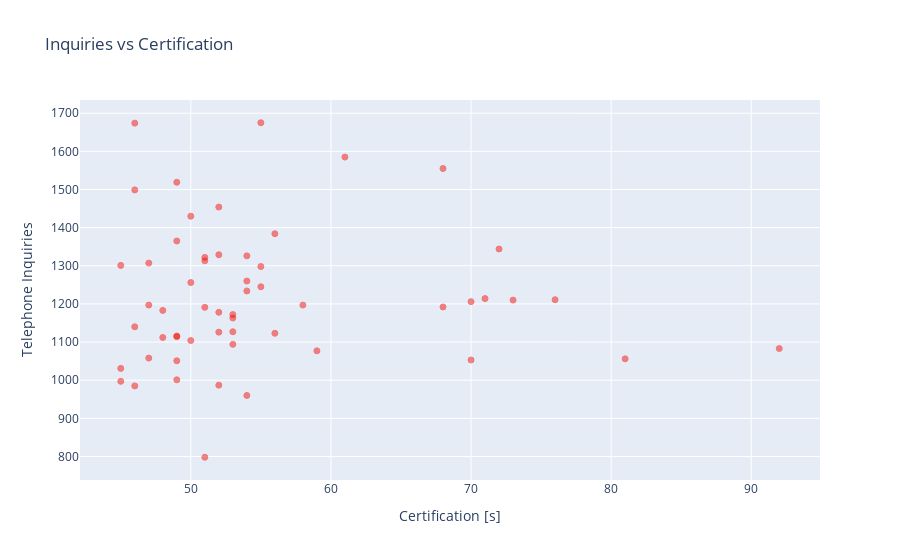

Notebook source saved alongside this figure:
### Code cell
# Let's plot the blood sugar levels(glucose) against age. 
# The age is shown in years from the start of the time period of the given dataset.

total_certifications = update_cus_service_df.loc[update_cus_service_df['TotalCertifications'] >= 45]

trace = go.Scatter(
    x = total_certifications['TotalCertifications'],y = total_certifications['TotalTelephoneInquiries'],
    name="Total Telephone Inquiries",
     marker=dict(
                color='rgb(238,23,11)',
                line=dict(
                    color='red',
                    width=1),
                opacity=0.5,
            ),
    text= total_certifications['TotalCertifications'],
    mode = "markers"
)
data = [trace]
layout = dict(title = 'Inquiries vs Certification',
          xaxis = dict(title = 'Certification [s]', showticklabels=True), 
          yaxis = dict(title = 'Telephone Inquiries'),
          hovermode='closest'
         )
fig = dict(data=data, layout=layout)
iplot(fig, filename='inquiries_certifications')

### Figure 1 — Plotly figure (JSON) as saved in the notebook; plotly's stock layout.template omitted (floating-point values rounded to 4 significant figures)
{"data": [{"marker": {"color": "rgb(238,23,11)", "line": {"color": "red", "width": 1}, "opacity": 0.5}, "mode": "markers", "name": "Total Telephone Inquiries", "text": [52, 71, 72, 49, 76, 73, 54, 59, 46, 56, 50, 53, 54, 53, 49, 51, 50, 52, 55, 52, 49, 46, 45, 45, 45, 55, 70, 70, 48, 92, 52, 51, 47, 51, 53, 48, 81, 46, 58, 49, 54, 53, 68, 52, 55, 54, 68, 47, 47, 49, 50, 51, 56, 61, 49, 46], "type": "scatter", "x": [52, 71, 72, 49, 76, 73, 54, 59, 46, 56, 50, 53, 54, 53, 49, 51, 50, 52, 55, 52, 49, 46, 45, 45, 45, 55, 70, 70, 48, 92, 52, 51, 47, 51, 53, 48, 81, 46, 58, 49, 54, 53, 68, 52, 55, 54, 68, 47, 47, 49, 50, 51, 56, 61, 49, 46], "y": [1454, 1214, 1344, 1001, 1211, 1210, 960, 1077, 1499, 1123, 1256, 1094, 1234, 1127, 1051, 1191, 1104, 1178, 1675, 1126, 1116, 985, 997, 1031, 1301, 1245, 1206, 1053, 1112, 1083, 987, 798, 1058, 1322, 1163, 1183, 1056, 1140, 1197, 1114, 1260, 1172, 1555, 1329, 1298, 1326, 1192, 1197, 1307, 1365, 1430, 1313, 1384, 1585, 1519, 1674]}], "layout": {"hovermode": "closest", "title": {"text": "Inquiries vs Certification"}, "xaxis": {"showticklabels": true, "title": {"text": "Certification [s]"}}, "yaxis": {"title": {"text": "Telephone Inquiries"}}}}
